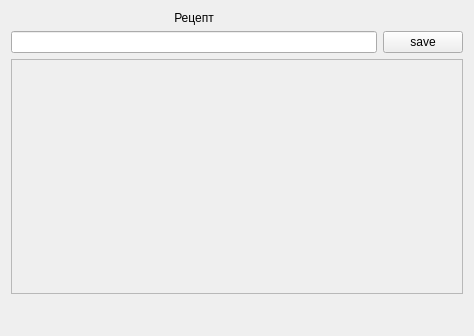
<?xml version="1.0" encoding="UTF-8"?>
<ui version="4.0">
 <class>Form</class>
 <widget class="QWidget" name="Form">
  <property name="geometry">
   <rect>
    <x>0</x>
    <y>0</y>
    <width>474</width>
    <height>336</height>
   </rect>
  </property>
  <property name="windowTitle">
   <string>Form</string>
  </property>
  <layout class="QVBoxLayout" name="verticalLayout_3">
   <item>
    <layout class="QGridLayout" name="gridLayout">
     <item row="0" column="0">
      <widget class="QLabel" name="label">
       <property name="text">
        <string>Рецепт</string>
       </property>
       <property name="alignment">
        <set>Qt::AlignCenter</set>
       </property>
      </widget>
     </item>
     <item row="1" column="0">
      <widget class="QLineEdit" name="recipe_name"/>
     </item>
     <item row="1" column="1">
      <widget class="QPushButton" name="button_save">
       <property name="text">
        <string>save</string>
       </property>
      </widget>
     </item>
    </layout>
   </item>
   <item>
    <widget class="QScrollArea" name="scrollArea">
     <property name="verticalScrollBarPolicy">
      <enum>Qt::ScrollBarAsNeeded</enum>
     </property>
     <property name="widgetResizable">
      <bool>true</bool>
     </property>
     <widget class="QWidget" name="scrollAreaWidgetContents">
      <property name="geometry">
       <rect>
        <x>0</x>
        <y>0</y>
        <width>458</width>
        <height>223</height>
       </rect>
      </property>
      <layout class="QVBoxLayout" name="verticalLayout_2">
       <item>
        <layout class="QVBoxLayout" name="verticalLayout">
         <item>
          <spacer name="verticalSpacer">
           <property name="orientation">
            <enum>Qt::Vertical</enum>
           </property>
           <property name="sizeHint" stdset="0">
            <size>
             <width>20</width>
             <height>40</height>
            </size>
           </property>
          </spacer>
         </item>
        </layout>
       </item>
      </layout>
     </widget>
    </widget>
   </item>
   <item>
    <widget class="QWidget" name="widget" native="true">
     <property name="minimumSize">
      <size>
       <width>0</width>
       <height>25</height>
      </size>
     </property>
     <layout class="QHBoxLayout" name="horizontalLayout_2">
      <property name="topMargin">
       <number>0</number>
      </property>
      <property name="bottomMargin">
       <number>0</number>
      </property>
      <item>
       <layout class="QHBoxLayout" name="horizontalLayout">
        <item>
         <widget class="QLabel" name="notify">
          <property name="text">
           <string/>
          </property>
          <property name="alignment">
           <set>Qt::AlignCenter</set>
          </property>
         </widget>
        </item>
       </layout>
      </item>
     </layout>
    </widget>
   </item>
  </layout>
 </widget>
 <resources/>
 <connections/>
</ui>
